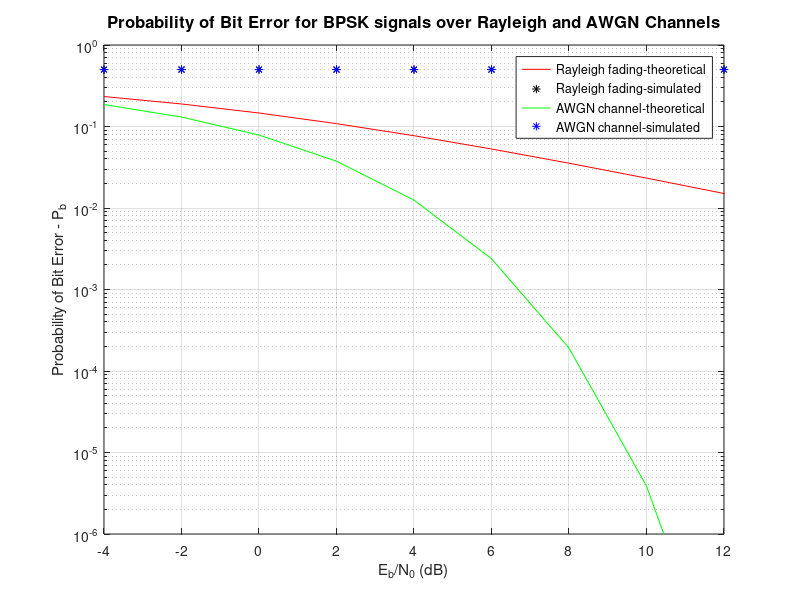

Reproduce this figure in MATLAB.
% Demonstration of Eb/N0 Vs BER for baseband BPSK modulation scheme over Rayleigh Fading
clear all; clc;
%---------Input Fields------------------------
N=1000000;%Number of symbols to transmit
EbN0dB = -4:2:20; % Eb/N0 range in dB for simulation
M=2; %2-PSK

%-----Initialization of various parameters----
EbN0lin = 10.^(EbN0dB/10); %Converting to linear scale
BER_rayleigh = zeros(length(EbN0lin),1); %Place holder for BER values for each Eb/N0
BER_awgn = zeros(length(EbN0lin),1); %Place holder for BER values for each Eb/N0

%-----------------Transmitter---------------------
a= randi([0,1],1,N); %uniformly distributed random 1's and 0's
s = 2*a-1; %BPSK Mapping

for i=1:1:length(EbN0lin),
    %----------------Channel---------------------
    %Adding noise with variance according to the required Es/N0
    Esym=sum(abs(s).^2)/(length(s)); %Calculate actual symbol energy from generated samples
    N0=Esym/EbN0lin(i); %Find the noise spectral density
    noiseSigma = sqrt(N0/2); %Standard deviation for AWGN Noise
    n = noiseSigma*(randn(1,N)+1i*randn(1,N));%computed noise
    
    h=1/sqrt(2)*(randn(1,N)+1i*randn(1,N)); %Rayleigh Flat Fading - single tap
    
    y_rayleigh=h.*s+n;%received signal through Rayleigh flat Fading and AWGN Noise
    y_awgn=s+n;%received signal through AWGN Channel
    
    %---------------Receiver--------------------
    yRayleighEqualized=y_rayleigh./h;%Equalizer for Rayleigh Channel
    aCapRayleigh=(yRayleighEqualized>=0); %BPSK detection for signal through Rayleigh channel
    aCapAWGN=(y_awgn>=0); %BPSK detection for signal through AWGN channel
    
    %------ Bit Error Rate Computation-------
    BER_rayleigh(i)=sum((a~=aCapRayleigh))/N;
    BER_awgn(i)=sum((a~=aCapAWGN))/N;
end
%------Theoretical Bit Error Rate-------------
theoretical_rayleigh=0.5*(1-sqrt(EbN0lin./(1+EbN0lin)));
theoretical_awgn = 0.5*erfc(sqrt(EbN0lin));
%-------------Plotting---------------------------
figure();set(gcf,'Color',[1 1 1]);
semilogy(EbN0dB,theoretical_rayleigh,'r-');hold on;semilogy(EbN0dB,BER_rayleigh,'k*');
semilogy(EbN0dB,theoretical_awgn,'g-');semilogy(EbN0dB,BER_awgn,'b*'); grid on;
set(gca,'XLim',[-4 12]);set(gca,'YLim',[1E-6 1E0]);set(gca,'XTick',-4:2:12);
title('Probability of Bit Error for BPSK signals over Rayleigh and AWGN Channels','fontsize',12);
xlabel('E_b/N_0 (dB)');ylabel('Probability of Bit Error - P_b');
h_legend=legend( 'Rayleigh fading-theoretical','Rayleigh fading-simulated','AWGN channel-theoretical','AWGN channel-simulated');